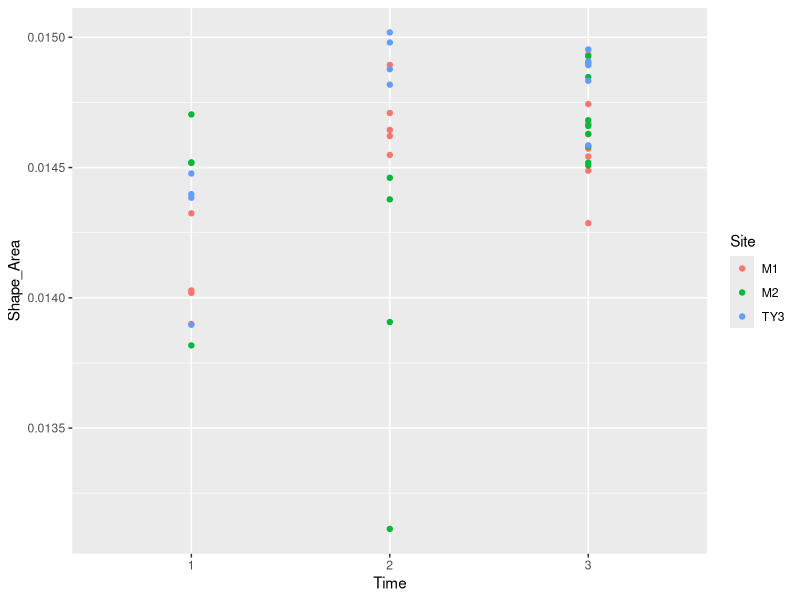
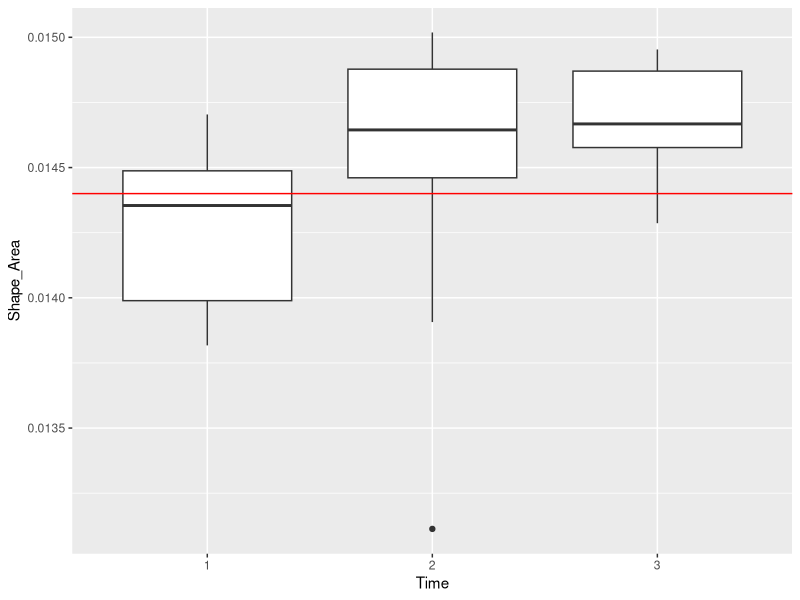
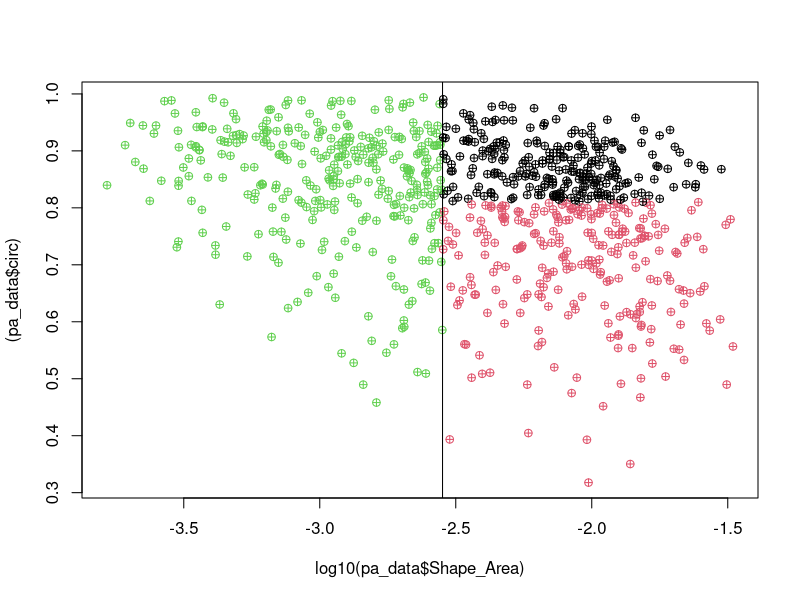
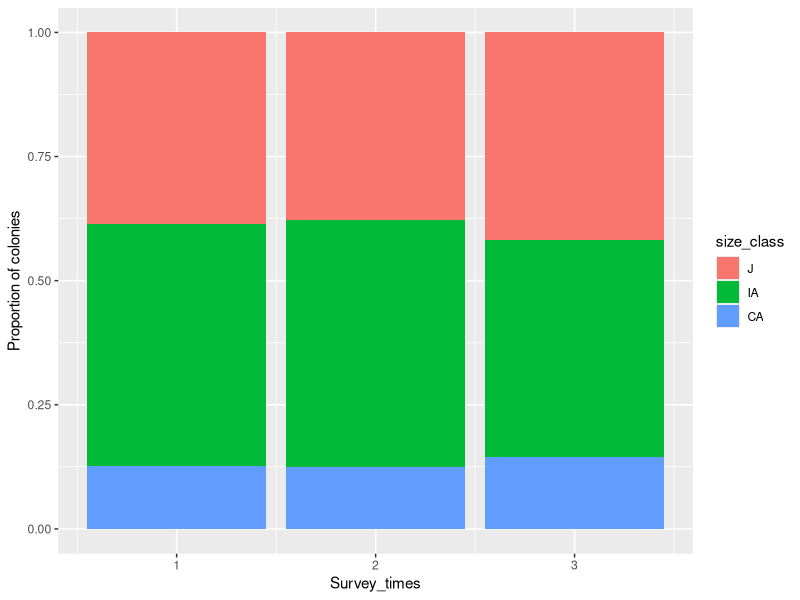
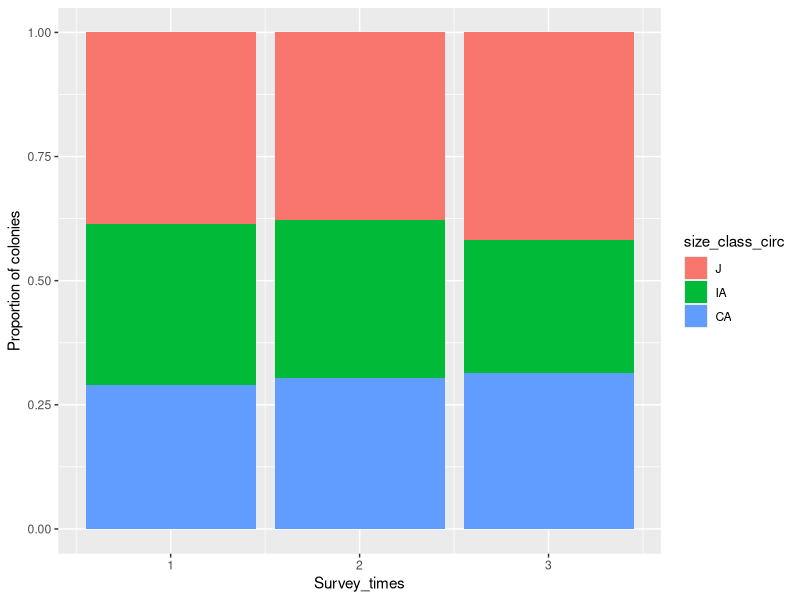
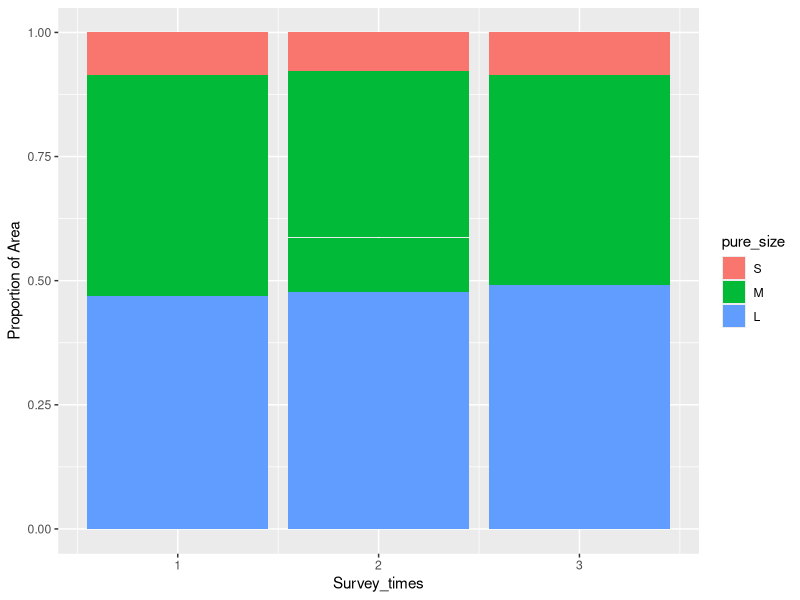
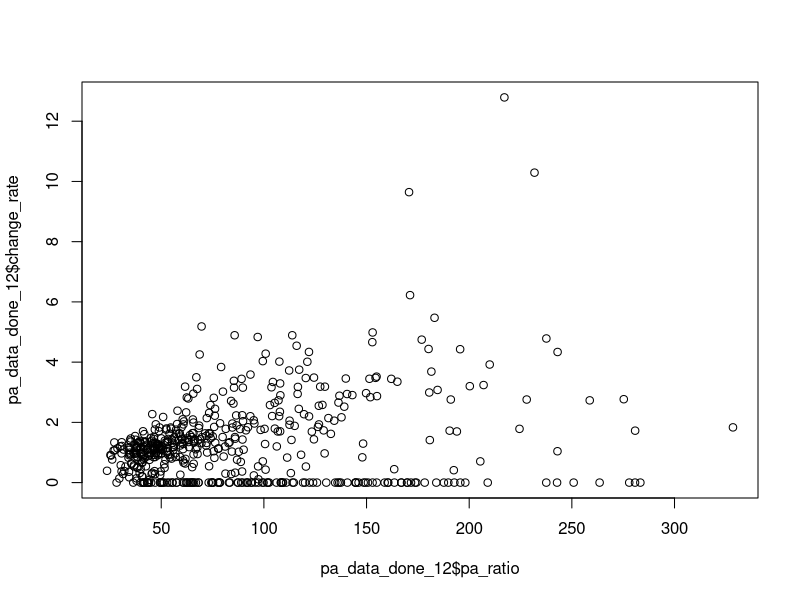
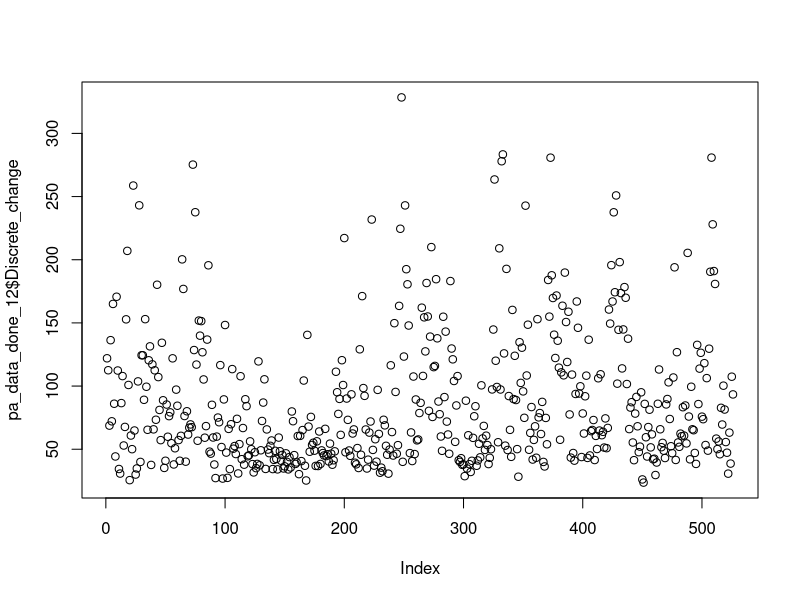

R code for these plots, in order: (Note: this script raises an error after producing the figures.)
## ---- chunk 1
knitr::opts_chunk$set(echo = TRUE)
## ---- chunk 2
####LIBRARIES####
library(tidyverse)
library(readr)
## ---- chunk 3
####DATA####
pa_data <- read_csv("OL_PA_all.csv")

####CLASS CHECK####
pa_data$Shape_Length <- as.numeric(pa_data$Shape_Length)
pa_data$Shape_Area <- as.numeric(pa_data$Shape_Area)
pa_data$Survey_times <- as.numeric(pa_data$Survey_times)
pa_data$Plot_ID <- as.factor(pa_data$Plot_ID)
#pa_data$Source <- as.factor(pa_data$Source)
pa_data$Fate <- as.factor(pa_data$Fate)
pa_data$Recruit[is.na(pa_data$Recruit)] <- "N" #fill the data with NO recruit
pa_data$Recruit <- as.factor(pa_data$Recruit)
summary(pa_data)
#head(pa_data)
## ---- chunk 4
data_test <- dplyr::filter(pa_data, Survey_times == 3 & Plot_ID == "M1")
which(duplicated(data_test$ID)) # Find replicate index
#data_test$ID[8]
## ---- chunk 5
#measure GCP error
GCP_data <- read_csv("GCP.csv")
GCP_data$Time <- as.factor(GCP_data$Time)

ggplot(GCP_data, aes(x=Time,y=Shape_Area,color=Site))+
  geom_point()

ggplot(GCP_data, aes(x=Time,y=Shape_Area))+
  geom_boxplot()+
  geom_hline(yintercept = 0.12*0.12,color="red")

GCP_error <- data.frame(Time=c("1","2","3"))

for(t in 1:3){
  GCP_error[t,"mean"] <- mean(GCP_data$Shape_Area[GCP_data$Time==t])
  GCP_error[t,"SD"] <- sd(GCP_data$Shape_Area[GCP_data$Time==t])
  GCP_error[t,"error"] <- (GCP_error$mean[t] - 0.12*0.12)/GCP_error$mean[t]*100
  GCP_error[t,"N"] <- sum(GCP_data$Time==t)
}

## ---- chunk 6
####Classify juvenile and adult####
pa_data$size_class[pa_data$Shape_Area<=0.002827433 ] <- 'J' #size smaller than 6 cm is juvenile
pa_data$size_class[pa_data$Shape_Area > 0.002827433] <- 'A'
pa_data$size_class <- as.factor(pa_data$size_class)

####Calculate pa_ratio####
pa_data$pa_ratio <- pa_data$Shape_Length / pa_data$Shape_Area
####Classify irregular and compact adult####
levels(pa_data$size_class) <- c(levels(pa_data$size_class), "IA", "CA")
pa_data$size_class[pa_data$pa_ratio<40 & pa_data$size_class=='A'] <- 'CA'
pa_data$size_class[pa_data$pa_ratio>=40 & pa_data$size_class=='A'] <- 'IA'

####Classify medium and large adult####
pa_data$pure_size[pa_data$Shape_Area<=0.002827433 ] <- 'S' #size smaller than 6 cm is juvenile
pa_data$pure_size[pa_data$Shape_Area>0.002827433 & pa_data$Shape_Area<= 0.06*0.06*pi] <- 'M'
pa_data$pure_size[pa_data$Shape_Area> 0.06*0.06*pi] <- 'L'
pa_data$pure_size <- as.factor(pa_data$pure_size)
pa_data$pure_size <- factor(pa_data$pure_size, levels = c("S","M","L"))

summary(pa_data)



## ---- chunk 7
pa_data$Circle_Length <- sqrt(pa_data$Shape_Area / pi) * 2 * pi
pa_data$circ <- pa_data$Circle_Length / pa_data$Shape_Length

pa_data$size_class_circ <- NA
pa_data$size_class_circ[pa_data$Shape_Area <= 0.002827433] <- "J"

cutoff <- median(pa_data$circ[pa_data$size_class != "J"])
pa_data$size_class_circ[pa_data$Shape_Area > 0.002827433 & pa_data$circ >= cutoff] <- "CA"
pa_data$size_class_circ[pa_data$Shape_Area > 0.002827433 & pa_data$circ < cutoff] <- "IA"

#calculate size half half
cutoff_s <- median(pa_data$Shape_Area[pa_data$size_class != "J"])
pa_data$size_class_size <- NA
pa_data$size_class_size[pa_data$Shape_Area <= 0.002827433] <- "J"
pa_data$size_class_size[pa_data$Shape_Area > 0.002827433 & pa_data$Shape_Area >= cutoff_s] <- "L"
pa_data$size_class_size[pa_data$Shape_Area > 0.002827433 & pa_data$Shape_Area < cutoff_s] <- "M"
pa_data$size_class_size <- as.factor(pa_data$size_class_size)
pa_data$size_class_size <- factor(pa_data$size_class_size, levels = c("J","M","L"))

####Plot pa_ratio with size base on morphological stages####
#data_p1 = filter(pa_data, Survey_times == 3)

plot(log10(pa_data$Shape_Area), (pa_data$circ),
     pch = 10,
     col = factor(pa_data$size_class_circ))
abline(v=log10(pi*0.03^2))#check the standard of adult
abline(h=log10(40)) #check the standard of compact adult

# Calculate number of J, IA, CA 
count_J <- sum(grepl("J", pa_data$size_class))
count_IA <- sum(grepl("IA", pa_data$size_class))
count_CA <- sum(grepl("CA", pa_data$size_class))
pa_data$size_class <- factor(pa_data$size_class, levels = c("J","IA","CA"))

# Calculate number of J, IA, CA 
count_J_c <- sum(grepl("J", pa_data$size_class_circ))
count_IA_c <- sum(grepl("IA", pa_data$size_class_circ))
count_CA_c <- sum(grepl("CA", pa_data$size_class_circ))

pa_data$size_class_circ <- as.factor(pa_data$size_class_circ)
pa_data$size_class_circ <- factor(pa_data$size_class_circ, levels = c("J","IA","CA"))


#Classify ultimate P/A ratio -> CA need to be both large and compact
pa_data$pa_ratio_x <- NA
pa_data$pa_ratio_x[pa_data$pure_size == "L" & pa_data$size_class_circ == "CA"]  <- "CA"
pa_data$pa_ratio_x[pa_data$pure_size == "S" & pa_data$size_class_circ == "J"]  <- "J"
pa_data$pa_ratio_x[is.na(pa_data$pa_ratio_x)] <- "IA"
pa_data$pa_ratio_x <- as.factor(pa_data$pa_ratio_x)
pa_data$pa_ratio_x <- factor(pa_data$pa_ratio_x, levels = c("J","IA","CA"))

pa_data$pa_ratio_xx <- NA
pa_data$pa_ratio_xx[pa_data$size_class_size == "L" & pa_data$size_class_circ == "CA"]  <- "CA"
pa_data$pa_ratio_xx[pa_data$size_class_size == "J" & pa_data$size_class_circ == "J"]  <- "J"
pa_data$pa_ratio_xx[is.na(pa_data$pa_ratio_xx)] <- "IA"
pa_data$pa_ratio_xx <- as.factor(pa_data$pa_ratio_xx)
pa_data$pa_ratio_xx <- factor(pa_data$pa_ratio_xx, levels = c("J","IA","CA"))




#GLM logestic regression , binomial, Fate 0 1
## ---- chunk 8
#design PA ratio

#Median_P <- median(pa_data$Shape_Length[pa_data$size_class != "J"])
#Median_A <- median(pa_data$Shape_Area[pa_data$size_class != "J"])
#M_PA_ratio <- Median_P / Median_A
cutoff_pa <- median(pa_data$pa_ratio[pa_data$size_class != "J"])
pa_data$size_class_pa <- NA
pa_data$size_class_pa[pa_data$Shape_Area <= 0.002827433] <- "J"
pa_data$size_class_pa[pa_data$Shape_Area > 0.002827433 & pa_data$pa_ratio >= cutoff_pa] <- "IA"
pa_data$size_class_pa[pa_data$Shape_Area > 0.002827433 & pa_data$pa_ratio < cutoff_pa] <- "CA"
pa_data$size_class_pa <- as.factor(pa_data$size_class_pa)
pa_data$size_class_pa <- factor(pa_data$size_class_pa, levels = c("J","IA","CA"))


## ---- chunk 9
p1 = ggplot(data = pa_data, aes(x = Survey_times, fill = size_class,na.rm = TRUE)) + 
  geom_bar(position = "fill") +
  xlab("Survey_times") + 
  ylab("Proportion of colonies") 
p1

p1_c = ggplot(data = pa_data, aes(x = Survey_times, fill = size_class_circ,na.rm = TRUE)) + 
  geom_bar(position = "fill") +
  xlab("Survey_times") + 
  ylab("Proportion of colonies") 
p1_c



# how to add the number of N?

## ---- chunk 10
p1 = ggplot(data = pa_data, aes(x = Survey_times, y= Shape_Area, fill = pure_size,na.rm = TRUE)) + 
  geom_bar(position = "fill", stat = "identity") +
  xlab("Survey_times") + 
  ylab("Proportion of Area") 
p1


## ---- chunk 11
####Add Fate (G,S) and their sa_change####
pa_data_GS <- data.frame()
# Subset the data.frame to only include observations from the two dates of interest
for (plot_id in c("M1", "M2", "TY3")) { # loop in sites
  #print(plot_id)
  for (t in 1:2) { # loop in survey times
    #print(paste0("t=",t))
    pa_data_subset <- pa_data[pa_data$Plot_ID == plot_id,]
    pa_data_subset <- pa_data_subset[pa_data_subset$Survey_times == t | pa_data_subset$Survey_times == t+1, ]
    pa_data_subset <- pa_data_subset[!(pa_data_subset$Fate %in% c("D","Fu","Fi") & pa_data_subset$Survey_times == t), ]
    pa_data_subset <- pa_data_subset[!(pa_data_subset$Recruit == "Y"& pa_data_subset$Survey_times == t+1),] #don't calculate new colonies
    pa_data_subset <- pa_data_subset[!(!is.na(pa_data_subset$Source) & pa_data_subset$Survey_times == t+1),]
    
    # Create a new data.frame to store the area change for each coral colony
    area_change_df <- data.frame(ID = unique(pa_data_subset$ID), sa_change = NA)
    
    # Loop through each ID and calculate the area change between the two dates
    for (i in 1:length(unique(pa_data_subset$ID))) {
      #print(paste0("i=",i))
      current_id <- unique(pa_data_subset$ID)[i]
      current_area <- pa_data_subset[pa_data_subset$ID == current_id & pa_data_subset$Survey_times == t, "Shape_Area"]
      future_area <- pa_data_subset[pa_data_subset$ID == current_id & pa_data_subset$Survey_times == t+1, "Shape_Area"]
      # Check if current_area and future_area are not NA
      if (nrow(current_area) > 0 & nrow(future_area) > 0) {
        area_change <- future_area - current_area
        area_change_df[i, "sa_change"] <- area_change
      }
    }
    pa_data_subset <- pa_data_subset[pa_data_subset$Survey_times == t,] #only left t to merge
    # Merge the area change data.frame back into the original data.frame using the ID variable
    pa_data_subset$sa_change <- area_change_df$sa_change[match(pa_data_subset$ID, area_change_df$ID)]
    pa_data_GS <- rbind(pa_data_GS, pa_data_subset)
    }
}

#Calculate for growth and shrink
pa_data_GS$Fate <- ifelse(pa_data_GS$sa_change >= 0, "G", "S")
## ---- chunk 12
###Add sa_change of D ####
pa_data_D <- data.frame()

# Calculate sa_change
for (plot_id in c("M1", "M2", "TY3")) {
  for (t in 1:2) {
    # Subset the data.frame to only include D and N colonies
    pa_data_subset <- pa_data[pa_data$Plot_ID == plot_id,]
    pa_data_subset <- pa_data_subset[pa_data_subset$Survey_times == t, ]
    pa_data_subset <- pa_data_subset[pa_data_subset$Fate == "D", ]
    pa_data_subset <- pa_data_subset[complete.cases(pa_data_subset$ID), ] # clean NA rows
    
    # Create a new data.frame to store the area change for each coral colony
    area_change_df <- data.frame(ID = unique(pa_data_subset$ID), sa_change = NA)

    # Loop through each ID and calculate the area change between the two dates
    for (i in 1:length(unique(pa_data_subset$ID))) {
      #print(paste0("i=",i))
      current_id <- unique(pa_data_subset$ID)[i]
      # Calculate D 
        area_change <- 0 - pa_data_subset$Shape_Area[i] # calculate Dead sa_change
        area_change_df[i, "sa_change"] <- area_change
    }
    pa_data_subset$sa_change <- area_change_df$sa_change[match(pa_data_subset$ID, area_change_df$ID)]
    pa_data_D <- rbind(pa_data_D, pa_data_subset) #Bind subset into DN dataframe
}
}

## ---- chunk 13
###Add sa_change of Fi####
pa_data_Fi <- data.frame()

for (plot_id in c("M1", "M2", "TY3")) {
  for (t in 1:2) {
# Subset the data.frame to only include Fi colonies
    pa_data_subset <- pa_data[pa_data$Plot_ID == plot_id,]
    pa_data_subset <- pa_data_subset[pa_data_subset$Survey_times == t | pa_data_subset$Survey_times == t+1, ]
    pa_data_subset <- pa_data_subset[(pa_data_subset$Fate == "Fi" & pa_data_subset$Survey_times == t) | (!is.na(pa_data_subset$Source) & pa_data_subset$Survey_times == t+1), ]
    pa_data_subset <- pa_data_subset[complete.cases(pa_data_subset$ID), ] # clean NA rows

    pa_data_subset_1 <- pa_data_subset[pa_data_subset$Survey_times == t,] # time one data
    pa_data_subset_2 <- pa_data_subset[pa_data_subset$Survey_times == t+1,] # time two data
    
    if (nrow(pa_data_subset_1) != 0){  # check there are fi colonies or not
    # Get the ID of fission colonies
      area_change_df <- data.frame(ID = unique(pa_data_subset_1$ID), sa_change = NA)
    # Loop through Fi colonies dataframe
    for (j in 1:length(unique(pa_data_subset_1$ID))) {
      current_id_1 <- unique(pa_data_subset_1$ID)[j]
    # Loop through each ID and calculate total Fi from t+1
    Fi_total <- 0
      for (i in 1:length(unique(pa_data_subset_2$ID))) {
      #print(paste0("i=",i))
      current_id <- unique(pa_data_subset_2$ID)[i]
      # Calculate Fi
      if (pa_data_subset_2$Source[i] == current_id_1) {
      Fi_total <- Fi_total + pa_data_subset_2$Shape_Area[i] # calculate total Fi area from single colony
      }
    }
      area_change <- Fi_total - pa_data_subset_1$Shape_Area[j]
      area_change_df[j, "sa_change"] <- area_change
    }
    pa_data_subset_1$sa_change <- area_change_df$sa_change[match(pa_data_subset_1$ID, area_change_df$ID)]
    pa_data_Fi <- rbind(pa_data_Fi, pa_data_subset_1) #Bind subset into Fi dataframe
    }
  }
  }
    
## ---- chunk 14
###Add sa_change of Fu####
pa_data_Fu <- data.frame()

for (plot_id in c("M1", "M2", "TY3")) {
  for (t in 1:2) {
# Subset the data.frame to only include Fu colonies
    pa_data_subset <- pa_data[pa_data$Plot_ID == plot_id,]
    pa_data_subset <- pa_data_subset[pa_data_subset$Survey_times == t | pa_data_subset$Survey_times == t+1, ]
    pa_data_subset <- pa_data_subset[(pa_data_subset$Fate == "Fu" & pa_data_subset$Survey_times == t) | (!is.na(pa_data_subset$Source) & pa_data_subset$Survey_times == t+1), ]
    pa_data_subset <- pa_data_subset[complete.cases(pa_data_subset$ID), ] # clean NA rows

    pa_data_subset_1 <- pa_data_subset[pa_data_subset$Survey_times == t,] # time one data
    pa_data_subset_1$ID <- as.numeric(pa_data_subset_1$ID)
    pa_data_subset_2 <- pa_data_subset[pa_data_subset$Survey_times == t+1,] # time two data
    pa_data_subset_2$Source <- as.character(pa_data_subset_2$Source)
    pa_data_subset_2 <- pa_data_subset_2[grepl("\\+", pa_data_subset_2$Source) == TRUE,] # remove Fi
    
    ##Calculate total source area from subset2 first##
    if (nrow(pa_data_subset_2) != 0){  # check there are fu colonies or not
    # Get the ID of Fusion colonies
      Source_total <- data.frame(ID = unique(pa_data_subset_2$ID), Source_total = NA)
    # Loop through Time2 colonies dataframe
    for (j in 1:length(unique(pa_data_subset_2$ID))) {
    # break source into separate IDs
      Fu_list <- strsplit(as.character(pa_data_subset_2$Source)[j], "\\+")[[1]] # separate numbers
      Fu_list <- as.numeric(Fu_list)
   # Loop through each ID and calculate total Fi from t+1
    Fu_total <- 0
      for (i in 1:length(unique(pa_data_subset_1$ID))) {
      #print(paste0("i=",i))
        if ((pa_data_subset_1$ID)[i] %in% Fu_list){ #check the Fu ID match or not
          Fu_total <- Fu_total + pa_data_subset_1$Shape_Area[i] # calculate total Fu area 
        } 
    }
      Source_total[j, "Source_total"] <- Fu_total
    }
      pa_data_subset_2$Source_total <- Source_total$Source_total[match(pa_data_subset_2$ID, Source_total$ID)]
    }
    
    ##Calculate sa_change in subset1##
    if (nrow(pa_data_subset_1) != 0){  # check there are fi colonies or not
    # Get the ID of fission colonies
      area_change_df <- data.frame(ID = unique(pa_data_subset_1$ID), sa_change = NA)
    # Loop through Fu colonies dataframe
    for (j in 1:length(unique(pa_data_subset_1$ID))) {
      current_id <- unique(pa_data_subset_1$ID)[j]
    # Loop through each ID in T2 data and find total Fu area
      for (i in 1:length(unique(pa_data_subset_2$ID))) {
      #print(paste0("i=",i))
      # break source into separate IDs
      Fu_list <- strsplit(as.character(pa_data_subset_2$Source)[i], "\\+")[[1]] # separate numbers
      Fu_list <- as.numeric(Fu_list)
      # Calculate Fu area change
      if (current_id %in% Fu_list) {
        proportion <- (pa_data_subset_1$Shape_Area[j] / pa_data_subset_2$Source_total[i])
        area_change <- pa_data_subset_2$Shape_Area[i]*proportion - pa_data_subset_1$Shape_Area[j]
      }
    }
      area_change_df[j, "sa_change"] <- area_change
    }
    pa_data_subset_1$sa_change <- area_change_df$sa_change[match(pa_data_subset_1$ID, area_change_df$ID)]
    pa_data_Fu <- rbind(pa_data_Fu, pa_data_subset_1) #Bind subset into Fu dataframe
    }
  }
  }
## ---- chunk 15
####Combine all of cleaned data####
pa_data_done <- rbind(pa_data_GS,pa_data_D,pa_data_Fi,pa_data_Fu)
#pa_data_12 <- filter(pa_data, Survey_times == 1 | Survey_times == 2)

# ## Adjust the sa_change base on the proportion of Time (Months)
# pa_data_done$sa_change_ad <-  ifelse(pa_data_done$Survey_times == 1 & pa_data_done$Plot_ID == "M1",
#                                     pa_data_done$sa_change * 12/17,
#                                     ifelse(
#                                     pa_data_done$Survey_times == 2 & pa_data_done$Plot_ID == "M1",
#                                     pa_data_done$sa_change * 12/9,
#                                     ifelse(
#                                     pa_data_done$Survey_times == 1 & pa_data_done$Plot_ID == "M2",
#                                     pa_data_done$sa_change * 12/15,
#                                     ifelse(
#                                     pa_data_done$Survey_times == 2 & pa_data_done$Plot_ID == "M2",
#                                     pa_data_done$sa_change * 12/11,
#                                     ifelse(
#                                     pa_data_done$Survey_times == 1 & pa_data_done$Plot_ID == "TY3",
#                                     pa_data_done$sa_change * 12/18,
#                                     ifelse(
#                                     pa_data_done$Survey_times == 2 & pa_data_done$Plot_ID == "TY3",
#                                     pa_data_done$sa_change * 12/8,
#                                     pa_data_done$sa_change
#                                     )
#                                     )
#                                     )
#                                     )
#                                     )
# )


#### Calculate changing rate
pa_data_done$change_rate <- (pa_data_done$Shape_Area+pa_data_done$sa_change) / pa_data_done$Shape_Area

# # Calculate adjusted changing rate
# pa_data_done$change_rate_ad <- (pa_data_done$Shape_Area+pa_data_done$sa_change_ad) / pa_data_done$Shape_Area

# Bind time 3 data
pa_data_done <- bind_rows(list(pa_data_done,pa_data[pa_data$Survey_times == 3,]))

## ---- chunk 16
####Plot pa_ratio and changing rate D=0 G>1####


#Filter date 
pa_data_done_12 = filter(pa_data_done, Survey_times == 1 | Survey_times == 2)

# plot pa_ratio and change rate in continuous
plot(pa_data_done_12$pa_ratio, pa_data_done_12$change_rate)


# plot pa_ratio and change rate in discrete (G=1, D=0)
pa_data_done$Discrete_change <- ifelse(pa_data_done$Fate == "D", 0, ifelse(pa_data_done$Fate == "G", 1, NA))
plot(pa_data_done_12$pa_ratio,pa_data_done_12$Discrete_change)
pa_data_done_12 = filter(pa_data_done, (Survey_times == 1 | Survey_times == 2) & size_class != "J") # remove Juvenile which have both high D and G
plot(pa_data_done_12$pa_ratio,pa_data_done_12$Discrete_change)

###plot a fit curve: pa_ratio vs change
# remove juvenile due to its both high G and D
pa_data_done_12 = filter(pa_data_done_12, size_class != "J")
p <- ggplot(data = pa_data_done_12, aes(pa_ratio,Discrete_change))+
  geom_point(shape=21)+
  geom_smooth(method="lm")
p



mod <- glm(Discrete_change ~ pa_ratio, family=binomial, data=pa_data_done_12)
summary(mod)

# Add a fit curve
fit <- lm(Discrete_change ~ poly(pa_ratio,1,raw=TRUE), data = pa_data_done_12)
cf <- coef(fit)
slope <- cf[2]
x_axis <- pa_data_done_12$pa_ratio
#plot(pa_data_done_12$pa_ratio, pa_data_done_12$Discrete_change)
#lines(x_axis, predict(fit, newdata = data.frame(pa_ratio = x_axis)))

## ---- chunk 17
###plot a fit curve: size vs change
pa_data_done_12 = filter(pa_data_done_12, size_class != "J")
p <- ggplot(data = pa_data_done_12, aes(Shape_Area,Discrete_change))+
  geom_point(shape=21)+
  geom_smooth(method="lm")
p

## ---- chunk 18
p2 = ggplot(filter(pa_data_done, Survey_times == 1 | Survey_times == 2), aes(x = size_class, fill = Fate,na.rm = TRUE)) + 
  geom_bar(position = "fill") +
  xlab("size_class") + 
  ylab("Proportion of Fates")+
  geom_text(
    aes(label=signif(..count.. / tapply(..count.., ..x.., sum)[as.character(..x..)], digits=3)),
    stat="count",
    position=position_fill(vjust=0.5))
p2

p2_c = ggplot(filter(pa_data_done, Survey_times == 1 | Survey_times == 2), aes(x = size_class_circ, fill = Fate,na.rm = TRUE)) + 
  geom_bar(position = "fill") +
  xlab("size_class_circ") + 
  ylab("Proportion of Fates")+
  geom_text(
    aes(label=signif(..count.. / tapply(..count.., ..x.., sum)[as.character(..x..)], digits=3)),
    stat="count",
    position=position_fill(vjust=0.5))
p2_c

p2_s = ggplot(filter(pa_data_done, Survey_times == 1 | Survey_times == 2), aes(x = pure_size, fill = Fate,na.rm = TRUE)) + 
  geom_bar(position = "fill") +
  xlab("pure_size") + 
  ylab("Proportion of Fates")+
  geom_text(
    aes(label=signif(..count.. / tapply(..count.., ..x.., sum)[as.character(..x..)], digits=3)),
    stat="count",
    position=position_fill(vjust=0.5))
p2_s

# p2_x = ggplot(filter(pa_data_done, Survey_times == 1 | Survey_times == 2), aes(x = pa_ratio_x, fill = Fate,na.rm = TRUE)) + 
#   geom_bar(position = "fill") +
#   xlab("pa_ratio_x") + 
#   ylab("Proportion of Fates")+
#   geom_text(
#     aes(label=signif(..count.. / tapply(..count.., ..x.., sum)[as.character(..x..)], digits=3)),
#     stat="count",
#     position=position_fill(vjust=0.5))
# p2_x

# p2_xx = ggplot(filter(pa_data_done, Survey_times == 1 | Survey_times == 2), aes(x = pa_ratio_xx, fill = Fate,na.rm = TRUE)) + 
#   geom_bar(position = "fill") +
#   xlab("pa_ratio_xx") + 
#   ylab("Proportion of Fates")+
#   geom_text(
#     aes(label=signif(..count.. / tapply(..count.., ..x.., sum)[as.character(..x..)], digits=3)),
#     stat="count",
#     position=position_fill(vjust=0.5))
# p2_xx

p2_pa = ggplot(filter(pa_data_done, Survey_times == 1 | Survey_times == 2), aes(x = size_class_pa, fill = Fate,na.rm = TRUE)) + 
  geom_bar(position = "fill") +
  xlab("size_class_pa") + 
  ylab("Proportion of Fates")+
  geom_text(
    aes(label=signif(..count.. / tapply(..count.., ..x.., sum)[as.character(..x..)], digits=3)),
    stat="count",
    position=position_fill(vjust=0.5))
p2_pa

## ---- chunk 19
### Fi and Fu increase or decrease area

#Filter date 
pa_data_done_12 <- filter(pa_data_done, Survey_times == 2 |Survey_times == 1)
pa_data_done_12 <- filter(pa_data_done_12, Fate == "Fi" | Fate == "Fu")
# Count the number of total Fi Fu
count_Fi <- sum(grepl("Fi", pa_data_done_12$Fate))
count_Fu <- sum(grepl("Fu", pa_data_done_12$Fate))

#Calculate for growth and shrink in Fi Fu
pa_data_done_12$FiFu_GS <- ifelse(pa_data_done_12$sa_change >= 0, "G", "S")

p2 = ggplot(pa_data_done_12, aes(x = Fate, fill = FiFu_GS,na.rm = TRUE)) + 
  geom_bar(position = "fill") +
  xlab("Fates") + 
  ylab("Proportion of Fates")+
  geom_text(
    aes(label=signif(..count.. / tapply(..count.., ..x.., sum)[as.character(..x..)], digits=2)),
    stat="count",
    position=position_fill(vjust=0.5))

p2

# mean change rate of each dunamics
Fi_G <- filter(pa_data_done_12, Fate =="Fi" & FiFu_GS == "G")
Fi_G <- mean(Fi_G$change_rate )
Fi_S <- filter(pa_data_done_12, Fate =="Fi" & FiFu_GS == "S")
Fi_S <- mean(Fi_S$change_rate )
Fu_G <- filter(pa_data_done_12, Fate =="Fu" & FiFu_GS == "G")
Fu_G <- mean(Fu_G$change_rate )
Fu_S <- filter(pa_data_done_12, Fate =="Fu" & FiFu_GS == "S")
Fu_S <- mean(Fu_S$change_rate )


## ---- chunk 20
### Calculate dynamics between three stages ###

dynamics_df <- data.frame()

## Find out how many J become IA and CA
for (plot_id in c("M1", "M2", "TY3")) {
  for (t in 1:2) {
#Filter date 
pa_data_subset <- pa_data_done[pa_data_done$Plot_ID == plot_id,]
pa_data_done_1 <- filter(pa_data_subset, Survey_times == t)
pa_data_done_2 <- filter(pa_data_subset, Survey_times == t+1)

# create a dataframe store morphological dynamic (ex. J Fu to CA = JFuCA)
morpho_dynamic <- data.frame(ID = unique(pa_data_done_1$ID),dynamic = NA, stage = NA, change_ratio = NA)

for (j in 1:length(unique(pa_data_done_1$ID))) {
      current_id <- unique(pa_data_done_1$ID)[j]
    # Loop through each ID in T2 data and find corresponding size class 
      for (i in 1:length(unique(pa_data_done_2$ID))) {
          # Combine the size class in different times and the caused fate
          if (pa_data_done_1$Fate[j] == "S" | pa_data_done_1$Fate[j] == "G"){
            if (current_id == pa_data_done_2$ID[i]){ # check the ID is match
              morpho_dynamic$stage[j] <- as.character(pa_data_done_1$size_class[j])
              morpho_dynamic$dynamic[j] <- paste0(pa_data_done_1$Fate[j],pa_data_done_2$size_class[i])
              morpho_dynamic$dynamic_p[j] <- paste0(pa_data_done_1$Fate[j],pa_data_done_2$pure_size[i])
              morpho_dynamic$change_ratio[j] <- pa_data_done_1$change_rate[j]
              morpho_dynamic$area[j] <- pa_data_done_1$Shape_Area[j]
              morpho_dynamic$sa_change[j] <- pa_data_done_1$sa_change[j]
              #morpho_dynamic$change_rate_ad[j] <- pa_data_done_1$change_rate_ad[j]
            } 
          } else if (pa_data_done_1$Fate[j] == "Fu"){
      # break source into separate IDs
      Fu_list <- strsplit(as.character(pa_data_done_2$Source)[i], "\\+")[[1]] 
      Fu_list <- as.numeric(Fu_list)
            if (current_id %in% Fu_list){
              morpho_dynamic$stage[j] <- as.character(pa_data_done_1$size_class[j])
              morpho_dynamic$dynamic[j] <- paste0(pa_data_done_1$Fate[j],pa_data_done_2$size_class[i])
              morpho_dynamic$dynamic_p[j] <- paste0(pa_data_done_1$Fate[j],pa_data_done_2$pure_size[i])
              morpho_dynamic$change_ratio[j] <- pa_data_done_1$change_rate[j]
              morpho_dynamic$area[j] <- pa_data_done_1$Shape_Area[j]
              morpho_dynamic$sa_change[j] <- pa_data_done_1$sa_change[j]
              #morpho_dynamic$change_rate_ad[j] <- pa_data_done_1$change_rate_ad[j]
            }
          } else if (pa_data_done_1$Fate[j] == "Fi") { ###CHeck
            current_id <- as.character(current_id)
          if (current_id == pa_data_done_2$Source[i] & !is.na(pa_data_done_2$Source[i])){ # check the ID is match
            morpho_dynamic$stage[j] <- as.character(pa_data_done_1$size_class[j])
              morpho_dynamic$dynamic[j] <- paste0(pa_data_done_1$Fate[j],pa_data_done_2$size_class[i])
              morpho_dynamic$dynamic_p[j] <- paste0(pa_data_done_1$Fate[j],pa_data_done_2$pure_size[i])
              indices <- which(pa_data_done_2$Source %in% pa_data_done_1$ID[j])
              Fi_total <- sum(pa_data_done_2$Shape_Area[indices])
              morpho_dynamic$change_ratio[j] <- pa_data_done_1$change_rate[j]
              morpho_dynamic$area[j] <- pa_data_done_1$Shape_Area[j]
              morpho_dynamic$sa_change[j] <- pa_data_done_1$sa_change[j]
              #morpho_dynamic$change_rate_ad[j] <- pa_data_done_1$change_rate_ad[j]
            }
          } else if (pa_data_done_1$Fate[j] == "D") {
            morpho_dynamic$stage[j] <- as.character(pa_data_done_1$size_class[j])
          morpho_dynamic$dynamic[j] <- "D"
          morpho_dynamic$dynamic_p[j] <- "D"
          morpho_dynamic$change_ratio[j] <- pa_data_done_1$change_rate[j]
          morpho_dynamic$area[j] <- pa_data_done_1$Shape_Area[j]
          morpho_dynamic$sa_change[j] <- pa_data_done_1$sa_change[j]
          #morpho_dynamic$change_rate_ad[j] <- pa_data_done_1$change_rate_ad[j]
        }
    }
    }
morpho_dynamic$Survey_times <- t
morpho_dynamic$Site <- plot_id
morpho_dynamic$pure_size <- pa_data_done_1$pure_size #add pure_size
dynamics_df <- rbind(dynamics_df, morpho_dynamic)
  }
}

## ---- chunk 21
dynamics_df_1 <- filter(dynamics_df)
### Plot proportion of morphological dynamics
p2 = ggplot(data = subset(dynamics_df_1, !is.na(dynamic)), aes(x = factor(stage,levels = c("J","IA","CA")), fill = dynamic, na.rm = TRUE)) + 
  geom_bar(position = "fill") +
  geom_text(
    aes(label=signif(..count.. / tapply(..count.., ..x.., sum)[as.character(..x..)], digits=3)),
    stat="count",
    position=position_fill(vjust=0.5))+
  xlab("Stage") + 
  ylab("Proportion of colonies") 
p2



## ---- chunk 22
### Calculate mean change ratio in each stage
# dynamics_df_J <- filter(dynamics_df, stage == "J" )
# dynamics_df_IA <- filter(dynamics_df, stage == "IA" )
# dynamics_df_CA <- filter(dynamics_df, stage == "CA" )
# 
# change_ratio_J <- dynamics_df_J %>% 
#   group_by(dynamic) %>% 
#   summarize(mean_x = mean(change_rate_ad), count = n())
# 
# change_ratio_IA <- dynamics_df_IA %>% 
#   group_by(dynamic) %>% 
#   summarize(mean_x = mean(change_rate_ad))
# 
# change_ratio_CA <- dynamics_df_CA %>% 
#   group_by(dynamic) %>% 
#   summarize(mean_x = mean(change_rate_ad))
## ---- chunk 23
#Calculate ratio and consider the proportion of time
# change_ratio_df <- data.frame()
# 
# for (ID in c("M1","M2","TY3")) {
#   for (t in 1:2) {
# dynamics_df_J <- filter(dynamics_df, stage == "J", Survey_times == t)
# dynamics_df_J <- dynamics_df_J[dynamics_df_J$Site == ID,]
# dynamics_df_IA <- filter(dynamics_df, stage == "IA" & Survey_times == t)
# dynamics_df_IA <- dynamics_df_IA[dynamics_df_IA$Site == ID,]
# dynamics_df_CA <- filter(dynamics_df, stage == "CA" & Survey_times == t)
# dynamics_df_CA <- dynamics_df_CA[dynamics_df_CA$Site == ID,]
# 
# change_ratio_J <- dynamics_df_J %>% 
#   group_by(dynamic) %>% 
#   summarize(ratio = mean(change_ratio))
# change_ratio_J$Site <- ID
# change_ratio_J$Survey_time <- t
# change_ratio_J$Stage <- "J"
# 
# change_ratio_IA <- dynamics_df_IA %>% 
#   group_by(dynamic) %>% 
#   summarize(ratio = mean(change_ratio))
# change_ratio_IA$Site <- ID
# change_ratio_IA$Survey_time <- t
# change_ratio_IA$Stage <- "IA"
# 
# change_ratio_CA <- dynamics_df_CA %>% 
#   group_by(dynamic) %>% 
#   summarize(ratio = mean(change_ratio))
# change_ratio_CA$Site <- ID
# change_ratio_CA$Survey_time <- t
# change_ratio_CA$Stage <- "CA"
#   
# change_ratio_df <- rbind(change_ratio_df, change_ratio_J,change_ratio_IA,change_ratio_CA)
# }
# }

# 
# 
# 
dynamics_df$ratio_ad <-  ifelse(dynamics_df$Survey_time == 1 & dynamics_df$Site == "M1",
                                    dynamics_df$change_ratio * 12/17,
                                    ifelse(
                                    dynamics_df$Survey_time == 2 & dynamics_df$Site == "M1",
                                    dynamics_df$change_ratio * 12/9,
                                    ifelse(
                                    dynamics_df$Survey_time == 1 & dynamics_df$Site == "M2",
                                    dynamics_df$change_ratio * 12/15,
                                    ifelse(
                                    dynamics_df$Survey_time == 2 & dynamics_df$Site == "M2",
                                    dynamics_df$change_ratio * 12/11,
                                    ifelse(
                                    dynamics_df$Survey_time == 1 & dynamics_df$Site == "TY3",
                                    dynamics_df$change_ratio * 12/18,
                                    ifelse(
                                    dynamics_df$Survey_time == 2 & dynamics_df$Site == "TY3",
                                    dynamics_df$change_ratio * 12/8,
                                    dynamics_df$change_ratio
                                    )
                                    )
                                    )
                                    )
                                    )
)


### Calculate mean change ratio in each stage
dynamics_df_J <- filter(dynamics_df, pure_size == "S" )#& Survey_times == 2)
dynamics_df_IA <- filter(dynamics_df, pure_size == "M") #& Survey_times == 2 )
dynamics_df_CA <- filter(dynamics_df, pure_size == "L")  #& Survey_times == 2)

change_ratio_J <- dynamics_df_J %>%
  group_by(dynamic_p) %>%
  summarize(mean_x = mean(ratio_ad), count = n())

change_ratio_IA <- dynamics_df_IA %>%
  group_by(dynamic_p) %>%
  summarize(mean_x = mean(ratio_ad), count = n())

change_ratio_CA <- dynamics_df_CA %>%
  group_by(dynamic_p) %>%
  summarize(mean_x = mean(ratio_ad), count = n())

# 
# #filter(Change_ratio_df,dynamic == "FuIA" & dynamic == "J") #WTF it is not working?????
# a <- change_ratio_df[change_ratio_df$dynamic=="GJ" &!is.na(change_ratio_df$dynamic),]
# a
# mean(a$ratio)
## ---- chunk 24
### calculate change ratio of area between each stage
dynamics_df_J <- filter(dynamics_df, pure_size == "S" )#& Survey_times == 2) #& Survey_times == t
dynamics_df_IA <- filter(dynamics_df, pure_size == "M")# & Survey_times == 2)
dynamics_df_CA <- filter(dynamics_df, pure_size == "L")# & Survey_times == 2)

# calculate for J
total_area_J <- sum(dynamics_df_J$area)
dynamic_J <- dynamics_df_J %>% 
  group_by(dynamic_p) %>% 
  summarize(sum_area = sum(area), N=n())
# temp <- dynamics_df_J %>% 
#   group_by(dynamic) %>% 
#   summarize(dynamic_sum = sum(sa_change))
dynamic_J$sum_ratio <- dynamic_J$sum_area / total_area_J
#dynamic_J$dynamic_sum <- temp$dynamic_sum
# dynamic_J$dynamic_ratio <- dynamic_J$dynamic_sum / total_area_J
# dynamic_J$gross_ratio <- dynamic_J$sum_ratio + dynamic_J$dynamic_ratio
# dynamic_J$sum_ratio <- round(dynamic_J$sum_ratio, digits = 3)
# dynamic_J$dynamic_ratio <- round(dynamic_J$dynamic_ratio, digits = 3)
# dynamic_J$gross_ratio <- round(dynamic_J$gross_ratio, digits = 3)


# calculate for IA
total_area_IA <- sum(dynamics_df_IA$area)
dynamic_IA <- dynamics_df_IA %>% 
  group_by(dynamic_p) %>% 
  summarize(sum_area = sum(area), N=n())
# temp <- dynamics_df_IA %>% 
#   group_by(dynamic) %>% 
#   summarize(dynamic_sum = sum(sa_change), N=n())
dynamic_IA$sum_ratio <- dynamic_IA$sum_area / total_area_IA
# dynamic_IA$dynamic_sum <- temp$dynamic_sum
# dynamic_IA$dynamic_ratio <- dynamic_IA$dynamic_sum / total_area_IA
# dynamic_IA$gross_ratio <- dynamic_IA$sum_ratio + dynamic_IA$dynamic_ratio
# dynamic_IA$sum_ratio <- round(dynamic_IA$sum_ratio, digits = 3)
# dynamic_IA$dynamic_ratio <- round(dynamic_IA$dynamic_ratio, digits = 3)
# dynamic_IA$gross_ratio <- round(dynamic_IA$gross_ratio, digits = 3)


# calculate for CA
total_area_CA <- sum(dynamics_df_CA$area)
dynamic_CA <- dynamics_df_CA %>% 
  group_by(dynamic_p) %>% 
  summarize(sum_area = sum(area), N=n())
# temp <- dynamics_df_CA %>% 
#   group_by(dynamic) %>% 
#   summarize(dynamic_sum = sum(sa_change), N=n())
 dynamic_CA$sum_ratio <- dynamic_CA$sum_area / total_area_CA
# dynamic_CA$dynamic_sum <- temp$dynamic_sum
# dynamic_CA$dynamic_ratio <- dynamic_CA$dynamic_sum / total_area_CA
# dynamic_CA$gross_ratio <- dynamic_CA$sum_ratio + dynamic_CA$dynamic_ratio
# dynamic_CA$sum_ratio <- round(dynamic_CA$sum_ratio, digits = 3)
# dynamic_CA$dynamic_ratio <- round(dynamic_CA$dynamic_ratio, digits = 3)
# dynamic_CA$gross_ratio <- round(dynamic_CA$gross_ratio, digits = 3)

## calculate for recruitment
recruit_t1 <- filter(pa_data_done, Recruit == "Y" & Survey_times == 2)
IA_t1 <- filter(pa_data_done, pure_size == "M" & Survey_times == 1)
CA_t1 <- filter(pa_data_done, pure_size == "L" & Survey_times == 1)
recruit_t2 <- filter(pa_data_done, Recruit == "Y" & Survey_times == 3)
IA_t2 <- filter(pa_data_done, pure_size == "M" & Survey_times == 2)
CA_t2 <- filter(pa_data_done, pure_size == "L" & Survey_times == 2)

sum_r_t1 <- sum(recruit_t1$Shape_Area)
sum_IA_t1 <- sum(IA_t1$Shape_Area)
sum_CA_t1 <- sum(CA_t1$Shape_Area)

sum_r_t2 <- sum(recruit_t2$Shape_Area)
sum_IA_t2 <- sum(IA_t2$Shape_Area)
sum_CA_t2 <- sum(CA_t2$Shape_Area)

# assume 1/2 recruit from IA and 1/2 from CA

R_IA_t1 <- (1/2*sum_r_t1) / sum_IA_t1
R_CA_t1 <- (1/2*sum_r_t1) / sum_CA_t1

R_IA_t2 <- (1/2*sum_r_t2) / sum_IA_t2
R_CA_t2 <- (1/2*sum_r_t2) / sum_CA_t2

(R_IA_t1 + R_IA_t2) /2
(R_CA_t1 + R_CA_t2) /2
## ---- chunk 25
recruit_t1 <- filter(pa_data_done, Recruit == "Y" & Survey_times == 2)
IA_t1 <- filter(pa_data_done, size_class == "IA" & Survey_times == 1)
CA_t1 <- filter(pa_data_done, size_class == "CA" & Survey_times == 1)
recruit_t2 <- filter(pa_data_done, Recruit == "Y" & Survey_times == 3)
IA_t2 <- filter(pa_data_done, size_class == "IA" & Survey_times == 2)
CA_t2 <- filter(pa_data_done, size_class == "CA" & Survey_times == 2)

sum_r_t1 <- sum(recruit_t1$Shape_Area)
sum_IA_t1 <- sum(IA_t1$Shape_Area)
sum_CA_t1 <- sum(CA_t1$Shape_Area)

sum_r_t2 <- sum(recruit_t2$Shape_Area)
sum_IA_t2 <- sum(IA_t2$Shape_Area)
sum_CA_t2 <- sum(CA_t2$Shape_Area)

(sum_r_t1 / (sum_IA_t1 + sum_CA_t1)) * 12/15 # T1 recruit (proportion of adult)
(sum_r_t2 / (sum_IA_t2 + sum_CA_t2)) * 12/9
## ---- chunk 26
pa_data_done$size[pa_data_done$Shape_Area< 0.03*0.03*pi ] <- 'J' #Diameter smaller than 6 cm is juvenile
pa_data_done$size[pa_data_done$Shape_Area>= 0.03*0.03*pi & pa_data_done$Shape_Area <= 0.05*0.05*pi] <- 'M' #Diameter smaller than 10 cm is Middle
pa_data_done$size[pa_data_done$Shape_Area> 0.05*0.05*pi ] <- 'L' #Diameter larger than 10 cm is Large

# Classify the count base on diameter
pa_data_done$size_str[pa_data_done$Shape_Area<= 0.01*0.01*pi ] <- '0~2' 
pa_data_done$size_str[pa_data_done$Shape_Area> 0.01*0.01*pi & pa_data_done$Shape_Area <= 0.02*0.02*pi] <- '2~4' 
pa_data_done$size_str[pa_data_done$Shape_Area> 0.02*0.02*pi & pa_data_done$Shape_Area <= 0.03*0.03*pi] <- '4~6' 
pa_data_done$size_str[pa_data_done$Shape_Area> 0.03*0.03*pi & pa_data_done$Shape_Area <= 0.04*0.04*pi] <- '6~8' 
pa_data_done$size_str[pa_data_done$Shape_Area> 0.04*0.04*pi & pa_data_done$Shape_Area <= 0.05*0.05*pi] <- '8~10' 
pa_data_done$size_str[pa_data_done$Shape_Area> 0.05*0.05*pi & pa_data_done$Shape_Area <= 0.06*0.06*pi] <- '10~12' 
pa_data_done$size_str[pa_data_done$Shape_Area> 0.06*0.06*pi & pa_data_done$Shape_Area <= 0.07*0.07*pi] <- '12~14' 
pa_data_done$size_str[pa_data_done$Shape_Area> 0.07*0.07*pi & pa_data_done$Shape_Area <= 0.08*0.08*pi] <- '14~16'
pa_data_done$size_str[pa_data_done$Shape_Area> 0.08*0.08*pi & pa_data_done$Shape_Area <= 0.09*0.09*pi] <- '16~18' 
pa_data_done$size_str[pa_data_done$Shape_Area> 0.09*0.09*pi & pa_data_done$Shape_Area <= 0.10*0.10*pi] <- '18~20'
pa_data_done$size_str[pa_data_done$Shape_Area> 0.10*0.10*pi ] <- '>20' 
pa_data_done$size_str <- as.factor(pa_data_done$size_str)

# Calculate number of J, M, L 
count_J <- sum(grepl("J", pa_data_done_3$size))
count_M <- sum(grepl("M", pa_data_done_3$size))
count_L <- sum(grepl("L", pa_data_done_3$size))
count_size <- data.frame(size = c("J","M","L"),
                         count= c(count_J,count_M,count_L))
## ---- chunk 27

# Count the number of occurrences of each category in the size_str column
counts <- table(pa_data_done$size_str)

# Create a data frame with the counts and the category names
df <- as.data.frame(counts)
myorder <-c("0~2", "2~4", "4~6","6~8","8~10","10~12","12~14","14~16","16~18","18~20",">20")
df$Var1 <- reorder(df$Var1, match(df$Var1, myorder))

# Classify the count base on diameter
df$size <- case_when(
  df$Var1 == "0~2" ~ "S",
  df$Var1 == "2~4" ~ "S",
  df$Var1 == "4~6" ~ "S",
  df$Var1 == "6~8" ~ "M",
  df$Var1 == "8~10" ~ "M",
  df$Var1 == "10~12" ~ "M",
  df$Var1 == "12~14" ~ "L",
  df$Var1 == "14~16" ~ "L",
  df$Var1 == "16~18" ~ "L",
  df$Var1 == "18~20" ~ "L",
  df$Var1 == ">20" ~ "L",
  TRUE ~ NA_character_
)

# Create the barplot
ggplot(df, aes(x = Var1, y = Freq,fill = size)) +
  geom_bar(stat = "identity") +
  labs(x = "Size", y = "Count")+
  scale_fill_manual(values = c("S" = "steelblue", "M" = "chartreuse", "L"="coral"))
## ---- chunk 28
ggplot(pa_data_done, aes(x = size_str, y = Freq,fill = size)) 


## ---- chunk 29
# Detect limitation

pa_data_done_1 <- filter(pa_data_done, Survey_times == 1)
pa_data_done_2 <- filter(pa_data_done, Survey_times == 2)
pa_data_done_3 <- filter(pa_data_done, Survey_times == 3)

ggplot(pa_data_done_3, aes(x=Shape_Area)) + geom_histogram(bins = 60)

# Detect limitation
data <- filter(pa_data_done, Survey_times==2)
ggplot(data, aes(x=log10(Shape_Area))) + geom_histogram(aes(y=..density..),bins = 60)+ 
  geom_density()+ ylim(0,1.5)

# Classify the count base on diameter

## ---- chunk 30
###### Size
df_J <- filter(pa_data_done, pure_size=="S" )#& Survey_times == 3)
df_IA <- filter(pa_data_done, pure_size=="M")#& Survey_times == 3)
df_CA <- filter(pa_data_done, pure_size=="L")#& Survey_times == 3)

# Count the number of occurrences of each category in the size_str column
counts_J <- table(df_J$size_str)
counts_IA <- table(df_IA$size_str)
counts_CA <- table(df_CA$size_str)

# Create a data frame with the counts and the category names
df_J <- as.data.frame(counts_J)
df_J$pure_size <- "S" 
df_IA <- as.data.frame(counts_IA)
df_IA$pure_size <- "M" 
df_CA <- as.data.frame(counts_CA)
df_CA$pure_size <- "L" 
df <- rbind(df_J,df_IA,df_CA)

myorder <-c("0~2", "2~4", "4~6","6~8","8~10","10~12","12~14","14~16","16~18","18~20",">20")
df$Var1 <- reorder(df$Var1, match(df$Var1, myorder))

ggplot(df, aes(fill=pure_size, y=Freq, x=Var1))+
  geom_bar(position = "stack", stat = "identity")

###### PA ratio
df_J <- filter(pa_data_done, size_class=="J" )#& Survey_times == 3)
df_IA <- filter(pa_data_done, size_class=="IA")#& Survey_times == 3)
df_CA <- filter(pa_data_done, size_class=="CA")#& Survey_times == 3)

# Count the number of occurrences of each category in the size_str column
counts_J <- table(df_J$size_str)
counts_IA <- table(df_IA$size_str)
counts_CA <- table(df_CA$size_str)

# Create a data frame with the counts and the category names
df_J <- as.data.frame(counts_J)
df_J$size_class <- "J" 
df_IA <- as.data.frame(counts_IA)
df_IA$size_class <- "IA" 
df_CA <- as.data.frame(counts_CA)
df_CA$size_class <- "CA" 
df <- rbind(df_J,df_IA,df_CA)

myorder <-c("0~2", "2~4", "4~6","6~8","8~10","10~12","12~14","14~16","16~18","18~20",">20")
df$Var1 <- reorder(df$Var1, match(df$Var1, myorder))

ggplot(df, aes(fill=size_class, y=Freq, x=Var1))+
  geom_bar(position = "stack", stat = "identity")

###### Circularity
df_J <- filter(pa_data_done, size_class_circ=="J" )#& Survey_times == 3)
df_IA <- filter(pa_data_done, size_class_circ=="IA")#& Survey_times == 3)
df_CA <- filter(pa_data_done, size_class_circ=="CA")#& Survey_times == 3)

# Count the number of occurrences of each category in the size_str column
counts_J <- table(df_J$size_str)
counts_IA <- table(df_IA$size_str)
counts_CA <- table(df_CA$size_str)

# Create a data frame with the counts and the category names
df_J <- as.data.frame(counts_J)
df_J$size_class_circ <- "J" 
df_IA <- as.data.frame(counts_IA)
df_IA$size_class_circ <- "IA" 
df_CA <- as.data.frame(counts_CA)
df_CA$size_class_circ <- "CA" 
df <- rbind(df_J,df_IA,df_CA)

myorder <-c("0~2", "2~4", "4~6","6~8","8~10","10~12","12~14","14~16","16~18","18~20",">20")
df$Var1 <- reorder(df$Var1, match(df$Var1, myorder))

ggplot(df, aes(fill=size_class_circ, y=Freq, x=Var1))+
  geom_bar(position = "stack", stat = "identity")


###### PA ratio x
df_J <- filter(pa_data_done, pa_ratio_x=="J" )#& Survey_times == 3)
df_IA <- filter(pa_data_done, pa_ratio_x=="IA")#& Survey_times == 3)
df_CA <- filter(pa_data_done, pa_ratio_x=="CA")#& Survey_times == 3)

# Count the number of occurrences of each category in the size_str column
counts_J <- table(df_J$size_str)
counts_IA <- table(df_IA$size_str)
counts_CA <- table(df_CA$size_str)

# Create a data frame with the counts and the category names
df_J <- as.data.frame(counts_J)
df_J$pa_ratio_x <- "J" 
df_IA <- as.data.frame(counts_IA)
df_IA$pa_ratio_x <- "IA" 
df_CA <- as.data.frame(counts_CA)
df_CA$pa_ratio_x <- "CA" 
df <- rbind(df_J,df_IA,df_CA)

myorder <-c("0~2", "2~4", "4~6","6~8","8~10","10~12","12~14","14~16","16~18","18~20",">20")
df$Var1 <- reorder(df$Var1, match(df$Var1, myorder))

ggplot(df, aes(fill=pa_ratio_x, y=Freq, x=Var1))+
  geom_bar(position = "stack", stat = "identity")



###### PA ratio xx
df_J <- filter(pa_data_done, pa_ratio_xx=="J" )#& Survey_times == 3)
df_IA <- filter(pa_data_done, pa_ratio_xx=="IA")#& Survey_times == 3)
df_CA <- filter(pa_data_done, pa_ratio_xx=="CA")#& Survey_times == 3)

# Count the number of occurrences of each category in the size_str column
counts_J <- table(df_J$size_str)
counts_IA <- table(df_IA$size_str)
counts_CA <- table(df_CA$size_str)

# Create a data frame with the counts and the category names
df_J <- as.data.frame(counts_J)
df_J$pa_ratio_xx <- "J" 
df_IA <- as.data.frame(counts_IA)
df_IA$pa_ratio_xx <- "IA" 
df_CA <- as.data.frame(counts_CA)
df_CA$pa_ratio_xx <- "CA" 
df <- rbind(df_J,df_IA,df_CA)

myorder <-c("0~2", "2~4", "4~6","6~8","8~10","10~12","12~14","14~16","16~18","18~20",">20")
df$Var1 <- reorder(df$Var1, match(df$Var1, myorder))

ggplot(df, aes(fill=pa_ratio_xx, y=Freq, x=Var1))+
  geom_bar(position = "stack", stat = "identity")

# ###### Medien size
# df_J <- filter(pa_data_done, size_class_size=="J" )#& Survey_times == 3)
# df_IA <- filter(pa_data_done, size_class_size=="M")#& Survey_times == 3)
# df_CA <- filter(pa_data_done, size_class_size=="L")#& Survey_times == 3)
# 
# # Count the number of occurrences of each category in the size_str column
# counts_J <- table(df_J$size_str)
# counts_IA <- table(df_IA$size_str)
# counts_CA <- table(df_CA$size_str)
# 
# # Create a data frame with the counts and the category names
# df_J <- as.data.frame(counts_J)
# df_J$size_class_size <- "J" 
# df_IA <- as.data.frame(counts_IA)
# df_IA$size_class_size <- "M" 
# df_CA <- as.data.frame(counts_CA)
# df_CA$size_class_size <- "L" 
# df <- rbind(df_J,df_IA,df_CA)
# 
# myorder <-c("0~2", "2~4", "4~6","6~8","8~10","10~12","12~14","14~16","16~18","18~20",">20")
# df$Var1 <- reorder(df$Var1, match(df$Var1, myorder))
# 
# ggplot(df, aes(fill=size_class_size, y=Freq, x=Var1))+
#   geom_bar(position = "stack", stat = "identity")

# medien P/A ratio
df_J <- filter(pa_data_done, size_class_pa=="J" )#& Survey_times == 3)
df_IA <- filter(pa_data_done, size_class_pa=="IA")#& Survey_times == 3)
df_CA <- filter(pa_data_done, size_class_pa=="CA")#& Survey_times == 3)

# Count the number of occurrences of each category in the size_str column
counts_J <- table(df_J$size_str)
counts_IA <- table(df_IA$size_str)
counts_CA <- table(df_CA$size_str)

# Create a data frame with the counts and the category names
df_J <- as.data.frame(counts_J)
df_J$size_class_pa <- "J" 
df_IA <- as.data.frame(counts_IA)
df_IA$size_class_pa <- "IA" 
df_CA <- as.data.frame(counts_CA)
df_CA$size_class_pa <- "CA" 
df <- rbind(df_J,df_IA,df_CA)

myorder <-c("0~2", "2~4", "4~6","6~8","8~10","10~12","12~14","14~16","16~18","18~20",">20")
df$Var1 <- reorder(df$Var1, match(df$Var1, myorder))

ggplot(df, aes(fill=size_class_pa, y=Freq, x=Var1))+
  geom_bar(position = "stack", stat = "identity")
